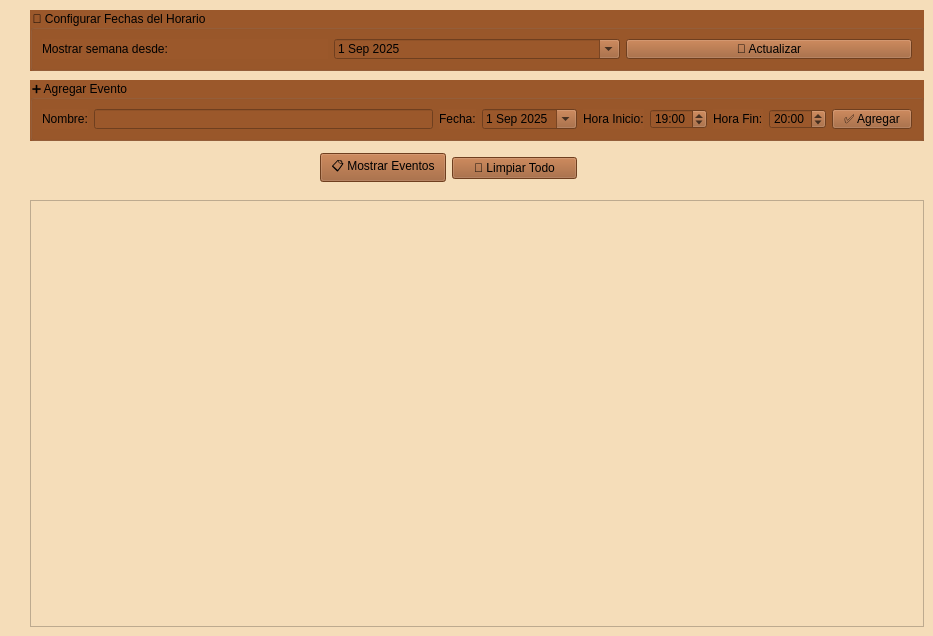
          <widget class="QWidget" name="predeterminada">
           <property name="styleSheet">
            <string notr="true">background-color: rgb(245, 221, 185);</string>
           </property>
           <widget class="QTableWidget" name="tableHorario">
            <property name="geometry">
             <rect>
              <x>30</x>
              <y>200</y>
              <width>894</width>
              <height>427</height>
             </rect>
            </property>
           </widget>
           <widget class="QGroupBox" name="groupBox">
            <property name="geometry">
             <rect>
              <x>30</x>
              <y>10</y>
              <width>894</width>
              <height>61</height>
             </rect>
            </property>
            <property name="styleSheet">
             <string notr="true">background-color: rgb(155, 88, 43);</string>
            </property>
            <property name="title">
             <string>📅 Configurar Fechas del Horario</string>
            </property>
            <layout class="QHBoxLayout" name="horizontalLayout_2">
             <item>
              <widget class="QLabel" name="label">
               <property name="text">
                <string>Mostrar semana desde:</string>
               </property>
              </widget>
             </item>
             <item>
              <widget class="QDateEdit" name="dateInicio">
               <property name="minimumDate">
                <date>
                 <year>2025</year>
                 <month>9</month>
                 <day>1</day>
                </date>
               </property>
               <property name="calendarPopup">
                <bool>true</bool>
               </property>
              </widget>
             </item>
             <item>
              <widget class="QPushButton" name="btnActualizar">
               <property name="text">
                <string>🔄 Actualizar</string>
               </property>
              </widget>
             </item>
            </layout>
           </widget>
           <widget class="QGroupBox" name="groupBox_2">
            <property name="geometry">
             <rect>
              <x>30</x>
              <y>80</y>
              <width>894</width>
              <height>61</height>
             </rect>
            </property>
            <property name="styleSheet">
             <string notr="true">background-color: rgb(155, 88, 43);</string>
            </property>
            <property name="title">
             <string>➕ Agregar Evento</string>
            </property>
            <layout class="QHBoxLayout" name="horizontalLayout_4">
             <item>
              <widget class="QLabel" name="label_51">
               <property name="text">
                <string>Nombre:</string>
               </property>
              </widget>
             </item>
             <item>
              <widget class="QLineEdit" name="inputNombre_2"/>
             </item>
             <item>
              <widget class="QLabel" name="label_52">
               <property name="text">
                <string>Fecha:</string>
               </property>
              </widget>
             </item>
             <item>
              <widget class="QDateEdit" name="dateEvento_2">
               <property name="calendarPopup">
                <bool>true</bool>
               </property>
               <property name="date">
                <date>
                 <year>2025</year>
                 <month>9</month>
                 <day>1</day>
                </date>
               </property>
              </widget>
             </item>
             <item>
              <widget class="QLabel" name="label_53">
               <property name="text">
                <string>Hora Inicio:</string>
               </property>
              </widget>
             </item>
             <item>
              <widget class="QTimeEdit" name="timeInicio_2">
               <property name="displayFormat">
                <string>HH:mm</string>
               </property>
               <property name="time">
                <time>
                 <hour>19</hour>
                 <minute>0</minute>
                 <second>0</second>
                </time>
               </property>
              </widget>
             </item>
             <item>
              <widget class="QLabel" name="label_54">
               <property name="text">
                <string>Hora Fin:</string>
               </property>
              </widget>
             </item>
             <item>
              <widget class="QTimeEdit" name="timeFin_2">
               <property name="displayFormat">
                <string>HH:mm</string>
               </property>
               <property name="time">
                <time>
                 <hour>20</hour>
                 <minute>0</minute>
                 <second>0</second>
                </time>
               </property>
              </widget>
             </item>
             <item>
              <widget class="QPushButton" name="btnAgregar_2">
               <property name="text">
                <string>✅ Agregar</string>
               </property>
              </widget>
             </item>
            </layout>
           </widget>
           <widget class="QWidget" name="layoutWidget">
            <property name="geometry">
             <rect>
              <x>320</x>
              <y>150</y>
              <width>257</width>
              <height>36</height>
             </rect>
            </property>
            <layout class="QHBoxLayout" name="horizontalLayout_6">
             <item>
              <widget class="QPushButton" name="btnMostrar_2">
               <property name="styleSheet">
                <string notr="true">background-color: rgb(155, 88, 43);</string>
               </property>
               <property name="text">
                <string>📋 Mostrar Eventos</string>
               </property>
              </widget>
             </item>
             <item>
              <widget class="QPushButton" name="btnLimpiar_2">
               <property name="styleSheet">
                <string notr="true">background-color: rgb(155, 88, 43);</string>
               </property>
               <property name="text">
                <string>🧹 Limpiar Todo</string>
               </property>
              </widget>
             </item>
            </layout>
           </widget>
          </widget>
